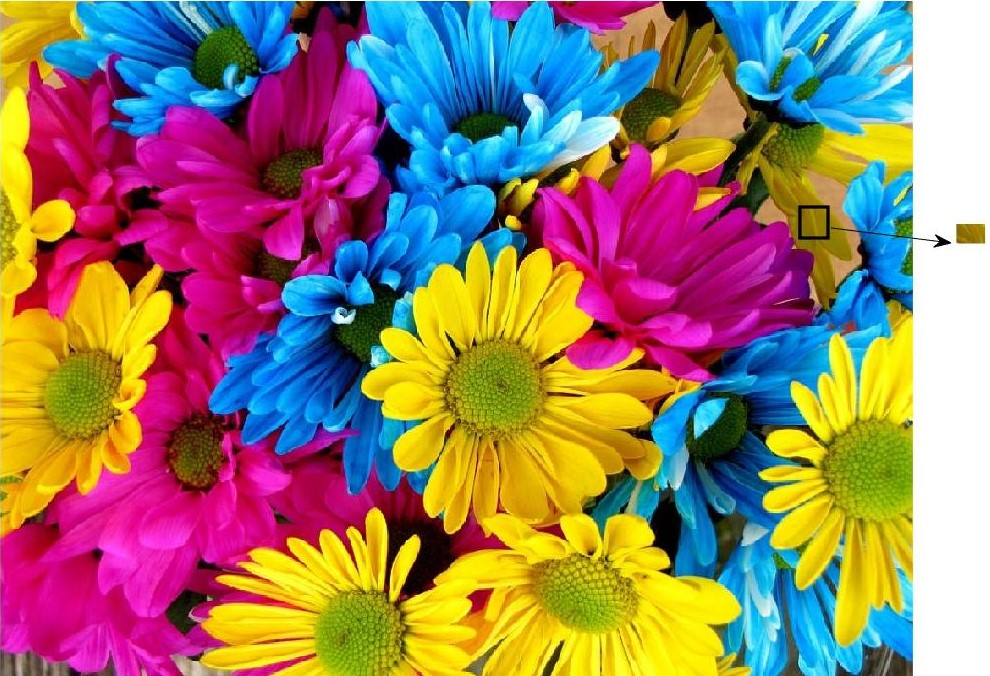
#> input picture 01-data-science-fundamentals/05-scipy-demonstration/example_image.jpg, 990 x 676 px
$ jupyter execute --allow-errors 09-image-processing-demonstration.ipynb
#> lines starting #> are read from the running program, lines starting #| are printed output that depends on the picture; after the words box and inside, x2 and y2 are one past the last pixel; in counts of white or black regions, pixels touching at a corner belong together
[cell 1]
import numpy as np
import matplotlib.pyplot as plt
from scipy import ndimage

[cell 2]
# Example 1: Loading and Displaying an Image
image = plt.imread('example_image.jpg')
#> image is the input picture: shape (676, 990, 3); mean R, G, B 150.4, 122.7, 106.2
plt.imshow(image)
plt.axis('off')
plt.title('Original Image')
plt.show()

[cell 3]
# Example 2: Convert Image to Grayscale
image_gray = np.dot(image[...,:3], [0.2989, 0.5870, 0.1140])
plt.imshow(image_gray, cmap='gray')
plt.axis('off')
plt.title('Grayscale Image')
plt.show()

[cell 4]
# Example 3: Image Flipping
image_flipped = np.flipud(image)
plt.imshow(image_flipped)
plt.axis('off')
plt.title('Flipped Image')
plt.show()

[cell 5]
# Example 4: Image Rotation
image_rotated = ndimage.rotate(image, angle=45, reshape=False)
plt.imshow(image_rotated)
plt.axis('off')
plt.title('Rotated Image')
plt.show()

[cell 6]
# Example 5: Image Resizing
image_resized = ndimage.zoom(image, zoom=0.5)
#> (the rest of this cell did not finish here and is left out)

[cell 7]
# Example 6: Image Blurring (Gaussian Filter)
image_blurred = ndimage.gaussian_filter(image, sigma=2)
plt.imshow(image_blurred)
plt.axis('off')
plt.title('Blurred Image')
plt.show()

[cell 8]
# Example 7: Image Sharpening (Unsharp Masking)
image_sharpened = image + 1.5 * (image - image_blurred)
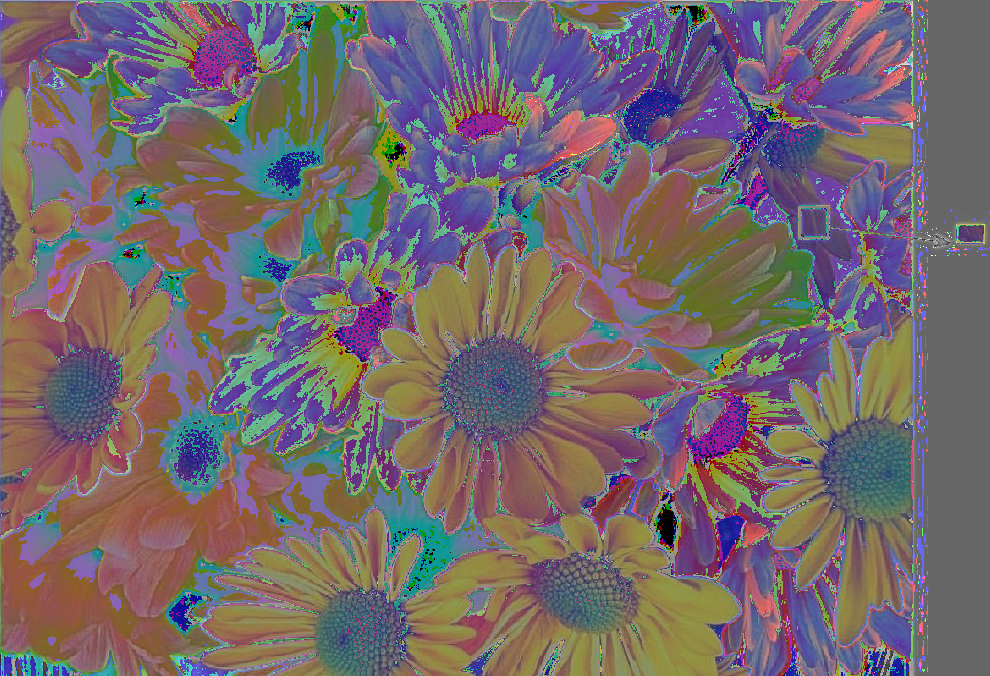
#> image_sharpened: shape (676, 990, 3) float64; mean R, G, B 291.2, 260.4, 271; drawn with min black and max white
plt.imshow(image_sharpened)
plt.axis('off')
plt.title('Sharpened Image')
plt.show()

[cell 9]
# Example 8: Edge Detection (Sobel Filter)
image_edge = ndimage.sobel(image_gray)
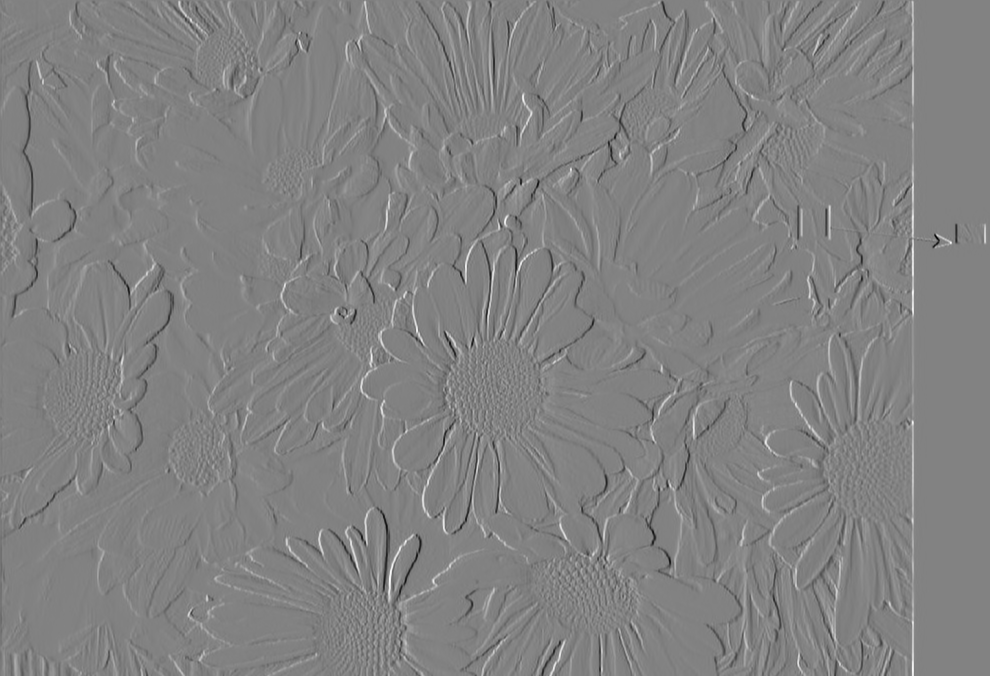
#> image_edge: shape (676, 990) float64; min -877.9, max 843.3, mean 0.6; drawn with min black and max white
plt.imshow(image_edge, cmap='gray')
plt.axis('off')
plt.title('Edge Detection')
plt.show()

[cell 10]
# Example 9: Erosion (Morphological Operation)
image_binary = image_gray > 100  # Thresholding to create binary image
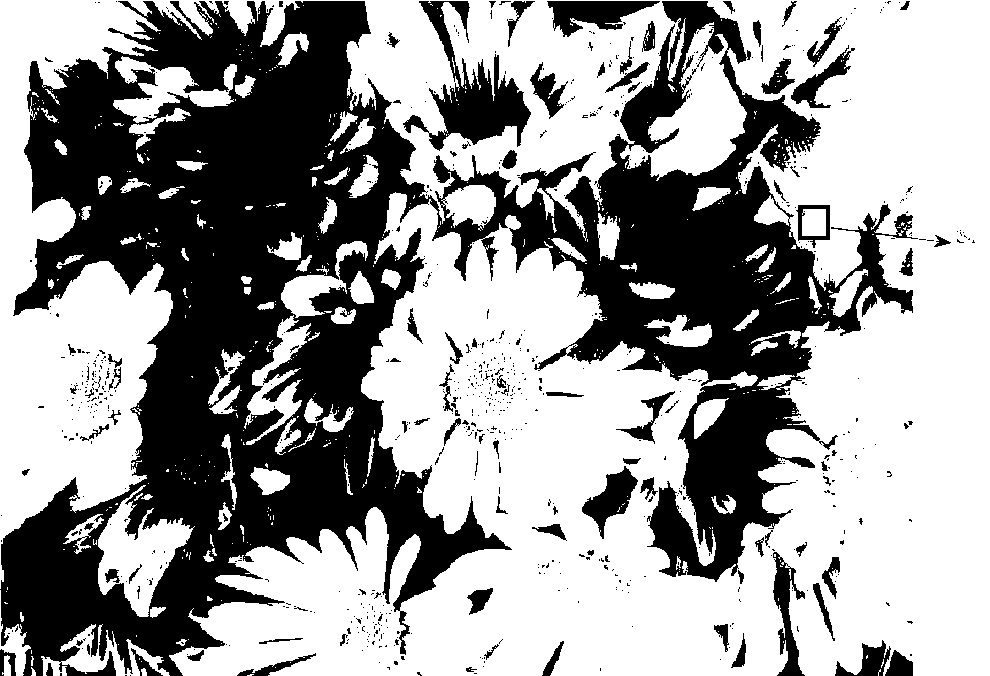
#> image_binary: shape (676, 990) bool; 60.4% white; 810 black regions (715 under 20 px), largest, box (x1, y1, x2, y2) and area: (0, 1, 918, 676) 237680, (403, 1, 531, 151) 6219, (547, 1, 660, 37) 2187
image_eroded = ndimage.binary_erosion(image_binary)
#> image_eroded: shape (676, 990) bool; 54.9% white; 283 black regions (178 under 20 px), largest, box (x1, y1, x2, y2) and area: (0, 0, 990, 676) 282027, (581, 457, 642, 540) 1988, (790, 44, 856, 109) 1323
plt.imshow(image_eroded, cmap='gray')
plt.axis('off')
plt.title('Erosion')
plt.show()

[cell 11]
# Example 10: Dilation (Morphological Operation)
image_dilated = ndimage.binary_dilation(image_binary)
#> image_dilated: shape (676, 990) bool; 65.4% white; 346 black regions (266 under 20 px), largest, box (x1, y1, x2, y2) and area: (1, 2, 510, 676) 146872, (434, 54, 912, 580) 60357, (621, 2, 746, 152) 4643
plt.imshow(image_dilated, cmap='gray')
plt.axis('off')
plt.title('Dilation')
plt.show()

[cell 12]
# Example 11: Opening (Morphological Operation)
image_opened = ndimage.binary_opening(image_binary)
#> image_opened: shape (676, 990) bool; 59.4% white; 557 black regions (466 under 20 px), largest, box (x1, y1, x2, y2) and area: (0, 0, 918, 676) 246940, (403, 0, 531, 151) 6485, (771, 549, 805, 676) 1784
plt.imshow(image_opened, cmap='gray')
plt.axis('off')
plt.title('Opening')
plt.show()

[cell 13]
# Example 12: Closing (Morphological Operation)
image_closed = ndimage.binary_closing(image_binary)
#> image_closed: shape (676, 990) bool; 61% white; 208 black regions (121 under 20 px), largest, box (x1, y1, x2, y2) and area: (0, 0, 990, 676) 175308, (433, 50, 913, 581) 67142, (432, 56, 531, 146) 4544
plt.imshow(image_closed, cmap='gray')
plt.axis('off')
plt.title('Closing')
plt.show()

[cell 14]
# Example 13: Count Objects (Labeling)
image_labeled, num_features = ndimage.label(image_binary)
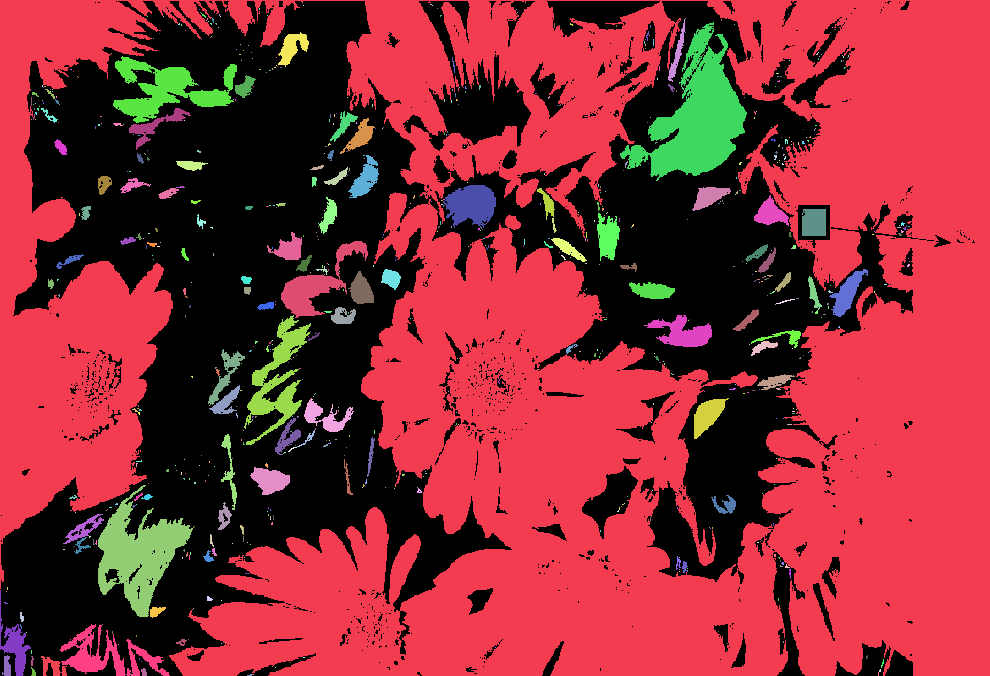
#> image_labeled: shape (676, 990) int32; 758 distinct labels, from 0 to 757; one colour per label, 0 black
#> num_features = 757
plt.imshow(image_labeled, cmap='jet')
plt.axis('off')
plt.title('Labeling Objects')
plt.show()

[cell 15]
# Example 14: Distance Transform
distance_transform = ndimage.distance_transform_edt(image_binary)
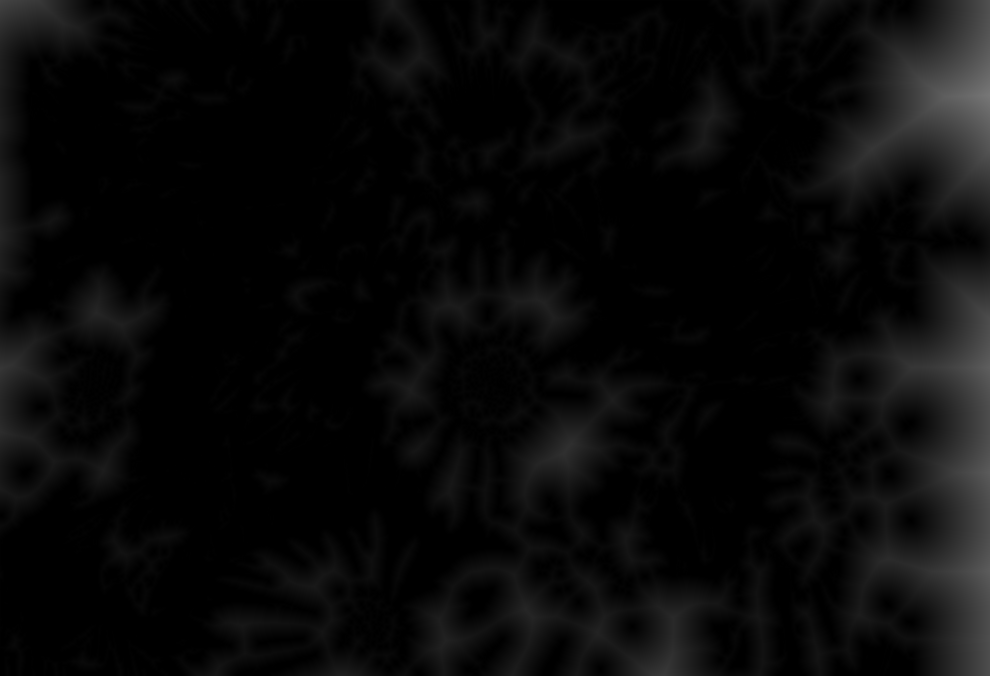
#> distance_transform: shape (676, 990) float64; min 0, max 119.2, mean 9.3
plt.imshow(distance_transform, cmap='jet')
plt.axis('off')
plt.title('Distance Transform')
plt.show()

[cell 16]
# Example 15: Binary Fill Holes
image_filled = ndimage.binary_fill_holes(image_binary)
#> image_filled: shape (676, 990) bool; 64% white; 13 black regions (4 under 20 px), largest, box (x1, y1, x2, y2) and area: (0, 1, 918, 676) 236665, (773, 552, 805, 676) 1662, (835, 640, 891, 676) 852
plt.imshow(image_filled, cmap='gray')
plt.axis('off')
plt.title('Filled Holes')
plt.show()

[cell 17]
# Example 16: Gaussian Interpolation
zoom_factor = 2
image_interpolated = ndimage.zoom(image, zoom=zoom_factor)
#> (the rest of this cell did not finish here and is left out)

[cell 18]
# Example 17: Zooming (Bicubic Interpolation)
image_zoomed_bicubic = ndimage.zoom(image, zoom=zoom_factor, order=3)
#> (the rest of this cell did not finish here and is left out)

[cell 19]
# Example 18: Shift Image
shift_vector = (50, -50)
#> (the rest of this cell did not finish here and is left out)

[cell 20]
# Example 19: Mirror Padding
image_padded_mirror = np.pad(image, ((50, 50), (50, 50), (0, 0)), mode='reflect')
plt.imshow(image_padded_mirror)
plt.axis('off')
plt.title('Mirror Padding')
plt.show()

[cell 21]
# Example 20: Wrap Padding
image_padded_wrap = np.pad(image, ((50, 50), (50, 50), (0, 0)), mode='wrap')
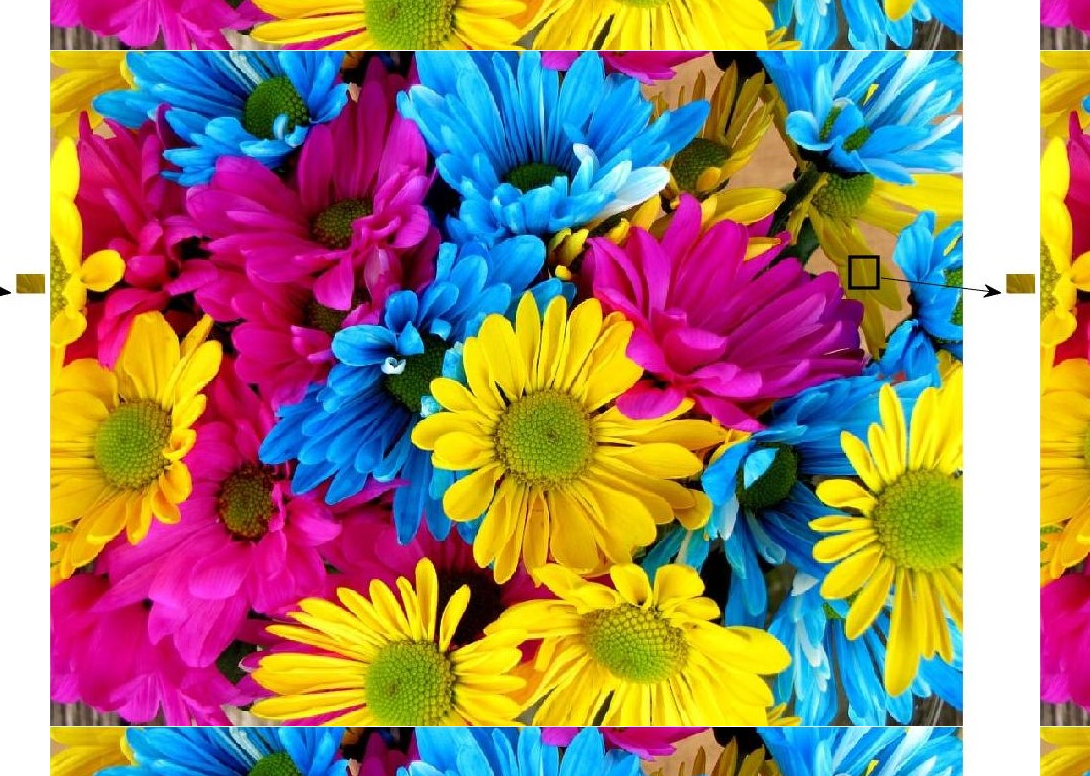
#> image_padded_wrap: shape (776, 1090, 3); mean R, G, B 156.4, 132.3, 113.1
plt.imshow(image_padded_wrap)
plt.axis('off')
plt.title('Wrap Padding')
plt.show()
